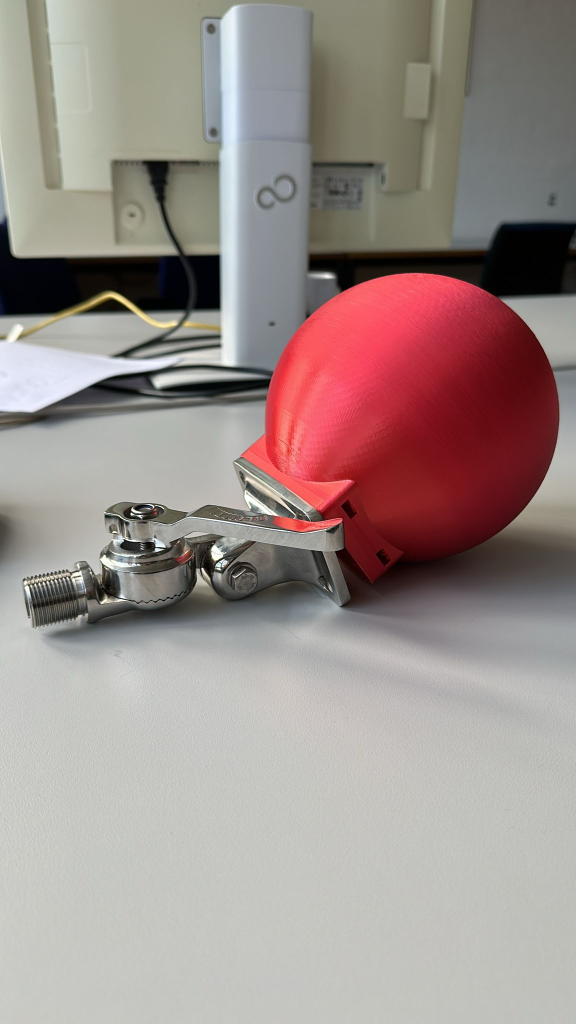
#> input picture notebooks/red_ball_img.jpg, 1152 x 2048 px, given in place of the camera (shown at 1/2 size)
$ python camera.py
#> lines starting #> are read from the running program, lines starting #| are printed output that depends on the picture; after the words box and inside, x2 and y2 are one past the last pixel; in counts of white or black regions, pixels touching at a corner belong together
import cv2
import numpy as np
import sys

class CircleDetector:
    def __init__(self, dp=1, min_dist=20, param1=50, param2=70, min_radius=10, max_radius=200,
                 hsv_lower_red1=(0, 50, 50), hsv_upper_red1=(10, 255, 255),
                 hsv_lower_red2=(170, 50, 50), hsv_upper_red2=(180, 255, 255),
                 blur_ksize=(5, 5), blur_sigma=0):

        # TODO: Assess min, max radius and min distance
        # TODO: Optimize hsv vlaues for OOI

        # Circle detection parameters
        self.dp = dp
        self.min_dist = min_dist
        self.param1 = param1
        self.param2 = param2
        self.min_radius = min_radius
        self.max_radius = max_radius

        # Red detection parameters in HSV
        self.hsv_lower_red1 = hsv_lower_red1
        self.hsv_upper_red1 = hsv_upper_red1
        self.hsv_lower_red2 = hsv_lower_red2
        self.hsv_upper_red2 = hsv_upper_red2

        # Blurring parameters
        self.blur_ksize = blur_ksize
        self.blur_sigma = blur_sigma

    def find_circles(self, frame):
        gray = cv2.cvtColor(frame, cv2.COLOR_BGR2GRAY)
        gray = cv2.GaussianBlur(gray, self.blur_ksize, self.blur_sigma)
        circles = cv2.HoughCircles(gray, cv2.HOUGH_GRADIENT, self.dp, self.min_dist, param1=self.param1, param2=self.param2, minRadius=self.min_radius, maxRadius=self.max_radius)
        if circles is not None:
            circles = np.uint16(np.around(circles))
            for i in circles[0, :]:
                # Draw the outer circle
                cv2.circle(frame, (i[0], i[1]), i[2], (0, 255, 0), 2)
                # Draw the center of the circle
                cv2.circle(frame, (i[0], i[1]), 2, (255, 0, 0), 3)
        cv2.imshow("Webcam", frame) # This will open an independent window
        return circles

    def recognize_red(self, frame):
        hsv = cv2.cvtColor(frame, cv2.COLOR_BGR2HSV)
        mask1 = cv2.inRange(hsv, self.hsv_lower_red1, self.hsv_upper_red1)
        mask2 = cv2.inRange(hsv, self.hsv_lower_red2, self.hsv_upper_red2)
        mask = cv2.bitwise_or(mask1, mask2)
        res = cv2.bitwise_and(frame, frame, mask=mask)

        cv2.imshow("Filtered", res)
        return res

    def mask_circle(self, res, center, radius):
        mask = np.zeros_like(res)
        cv2.circle(mask, center, radius, (255, 255, 255), thickness=-1)
        masked_img = cv2.bitwise_and(res, mask)
        return masked_img

    def count_red_pixels(self, res, circles):
        counts = []
        for circle in circles[0, :]:
            center = (circle[0], circle[1])
            radius = circle[2]
            masked_img = self.mask_circle(res, center, radius)
            count = np.sum(masked_img > 0) / (np.pi * radius ** 2)
            counts.append(count)
        return counts

    def find_most_red_circle(self, counts, circles):
        max_index = np.argmax(counts)
        max_circle = circles[0, max_index]
        return max_circle[0], max_circle[1], max_circle[2]  # x, y, radius


    def recognize_OOI(self, frame):
        circles = self.find_circles(frame)
        if circles is not None:
            res = self.recognize_red(frame)
            counts = self.count_red_pixels(res, circles)
            center_x, center_y, radius = self.find_most_red_circle(counts, circles)
            print(center_x, center_y, radius)
            return center_x, center_y, radius

    def circle_in_field_of_regard(self, ref_circle, circles):
        # Get the dimensions of the field of regard
        maxdist=20

        # Get the coordinates of the ref_circle
        xref = ref_circle[0]
        yref = ref_circle[1]

        goodcircles = np.copy(circles)

        #print(circles)
        i=0
        delindex = []

        for circle in circles[0, :]:
            x = circle[0]
            y = circle[1]
            if (xref-x)**2+(yref-y)**2>maxdist**2:
                #print((xref-x)**2+(yref-y)**2)
                delindex.append(i)
            i+=1

        goodcircles = np.delete(goodcircles, delindex, axis=1)

        if(goodcircles.size==0):
            return None

        #print(goodcircles)
        #print(circles)
        #cv2.waitKey(0)
        return goodcircles

    def track_OOI(self, ref_circle, frame):
        # # Create a VideoCapture object
        # cap = cv2.VideoCapture(0)

        lastcircle = ref_circle
        failcount = 0
        max_circle = None

        while True:
            # Capture frame-by-frame
            max_circle = None
            temp_frame = frame.copy()
            circles=self.find_circles(temp_frame)

            if circles is not None:
                print(circles)
                goodcircles = self.circle_in_field_of_regard(lastcircle, circles)
                if goodcircles is not None:
                    #print("if")
                    res = self.recognize_red(frame)
                    counts = self.count_red_pixels(res, goodcircles)
                    max_circle = self.find_most_red_circle(counts, goodcircles)
                    #print('\n')
                    lastcircle= max_circle
                    failcount = 0
                else:
                    #print("else")
                    failcount += 1
                    print(failcount)
                    if failcount>10:
                        break
            else:
                failcount += 1
                print(failcount)
                if failcount>10:
                    break

            #print(failcount)
            print(max_circle)

            if cv2.waitKey(1) & 0xFF == ord('q'):
                break


def main():
    # Initialize camera
    cap = cv2.VideoCapture(0)  # '0' is typically the default camera
    if not cap.isOpened():
        print("Error: Camera could not be accessed.")
        return

    detector = CircleDetector()
    # Set frame dimensions (optional)
    cap.set(cv2.CAP_PROP_FRAME_WIDTH, 640)
    cap.set(cv2.CAP_PROP_FRAME_HEIGHT, 480)

    while True:
        print("Recognizing OOI")
        # Read frame
        ret, frame = cap.read()
#> frame is the input picture: shape (2048, 1152, 3); mean B, G, R 139.7, 143.5, 157
        if not ret:
            print("Error: Cannot receive frame (stream end?). Exiting ...")
            break
        max_circle = detector.recognize_OOI(frame)
#> in find_circles, `gray = cv2.cvtColor(frame, cv2.COLOR_BGR2GRAY)`:
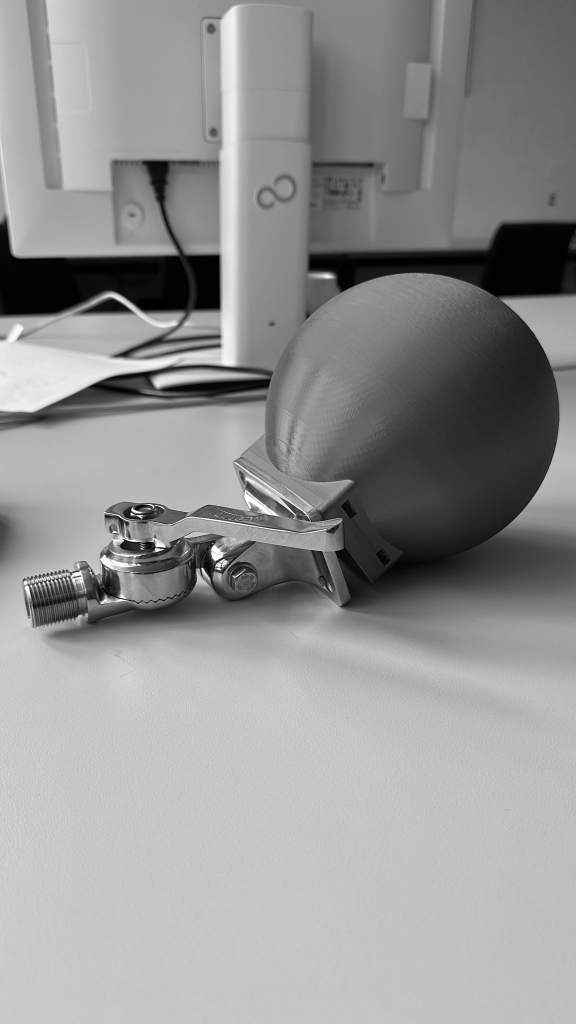
#> gray: shape (2048, 1152) (shown at 1/2 size); min 0, max 255, mean 147.1
#> in find_circles, `circles = cv2.HoughCircles(gray, cv2.HOUGH_GRADIENT, self.dp, self.min..`: circles = 28 rows, first 8: [297.5, 1138.5, 96], [300.5, 1074.5, 69.6], [529.5, 1084.5, 93.8], [499.5, 1109.5, 76.2], [467.5, 1155.5, 46.3], [322.5, 1146.5, 67.4], [425.5, 1076.5, 66.3], [623.5, 910.5, 99.3]
#> in find_circles, `circles = np.uint16(np.around(circles))`: circles = 28 rows, first 8: [298, 1138, 96], [300, 1074, 70], [530, 1084, 94], [500, 1110, 76], [468, 1156, 46], [322, 1146, 67], [426, 1076, 66], [624, 910, 99]
#> the loop in find_circles, `for i in circles[0, :]:` made 28 passes
#> i on passes 1 to 12: [298, 1138, 96], [300, 1074, 70], [530, 1084, 94], [500, 1110, 76], [468, 1156, 46], [322, 1146, 67], [426, 1076, 66], [624, 910, 99], [294, 1166, 84], [424, 1138, 56], [620, 872, 94], [278, 1066, 53]
#> after the loop in find_circles, `for i in circles[0, :]:`:
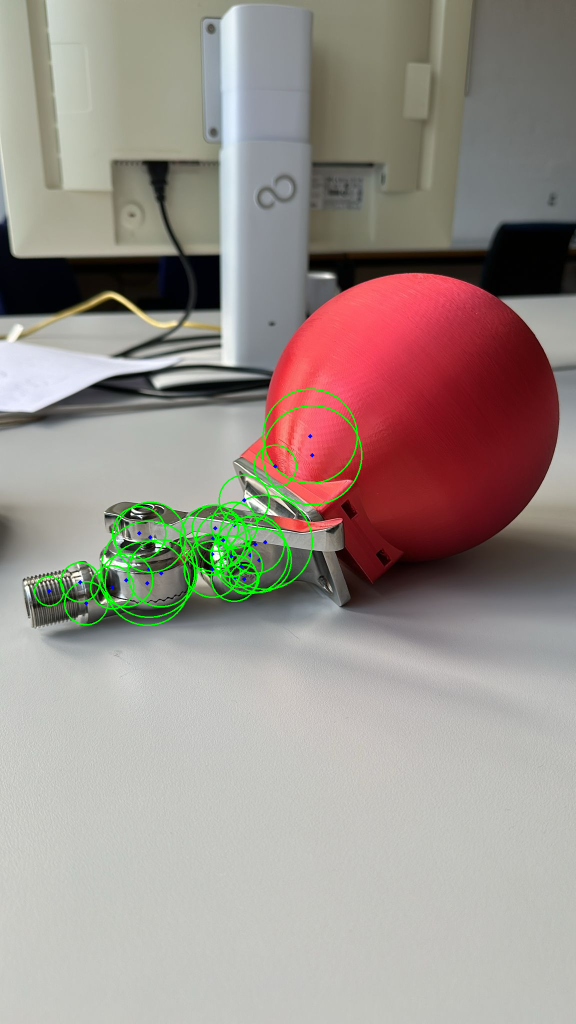
#> frame: shape (2048, 1152, 3) (shown at 1/2 size); 1.19% of pixels changed, all inside (x1, y1, x2, y2) = (68, 777, 725, 1252)
#> in recognize_red, `hsv = cv2.cvtColor(frame, cv2.COLOR_BGR2HSV)`: hsv: shape (2048, 1152, 3); mean H, S, V 59.2, 45.3, 160.6
#> in recognize_red, `mask1 = cv2.inRange(hsv, self.hsv_lower_red1, self.hsv_upper_red1)`:
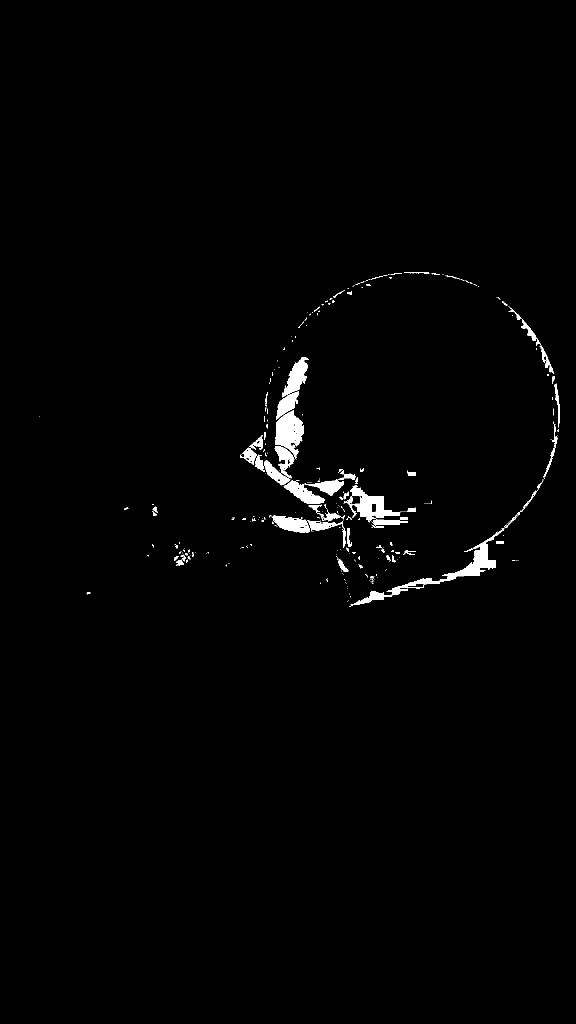
#> mask1: shape (2048, 1152) (shown at 1/2 size); 1.2% white; 299 white regions (233 under 20 px), largest, box (x1, y1, x2, y2) and area: (701, 959, 1088, 1212) 4976, (550, 821, 608, 918) 3237, (687, 970, 802, 1045) 3073
#> in recognize_red, `mask2 = cv2.inRange(hsv, self.hsv_lower_red2, self.hsv_upper_red2)`: mask2: shape (2048, 1152); 10.3% white; 122 white regions (97 under 20 px), largest, box (x1, y1, x2, y2) and area: (530, 546, 1117, 1166) 218748, (581, 813, 713, 965) 14327, (590, 780, 712, 860) 3099
#> in recognize_red, `mask = cv2.bitwise_or(mask1, mask2)`:
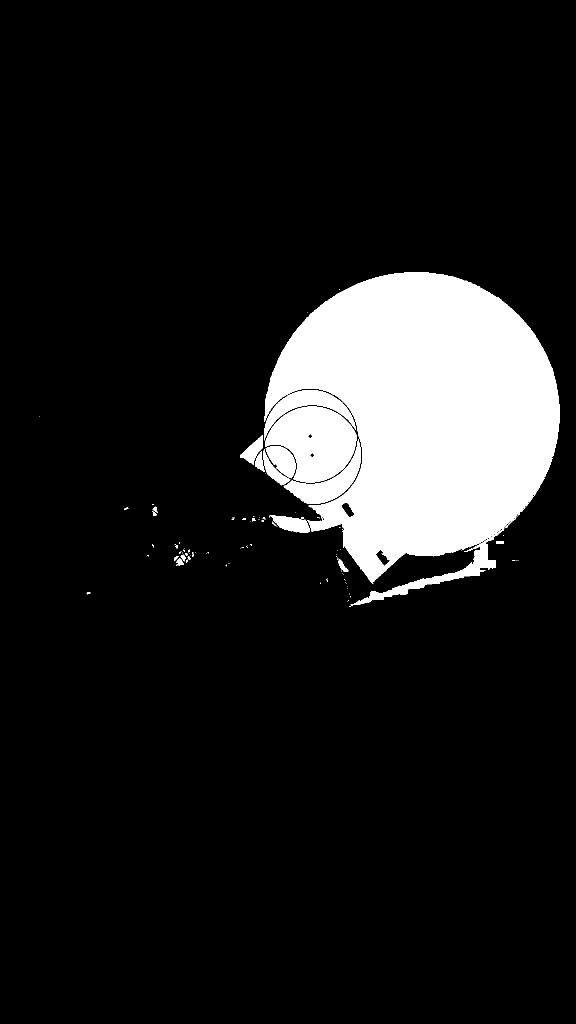
#> mask: shape (2048, 1152) (shown at 1/2 size); 11.6% white; 99 white regions (75 under 20 px), largest, box (x1, y1, x2, y2) and area: (529, 544, 1119, 1212) 235572, (530, 813, 713, 965) 18288, (567, 878, 722, 1008) 5880
#> in recognize_red, `res = cv2.bitwise_and(frame, frame, mask=mask)`:
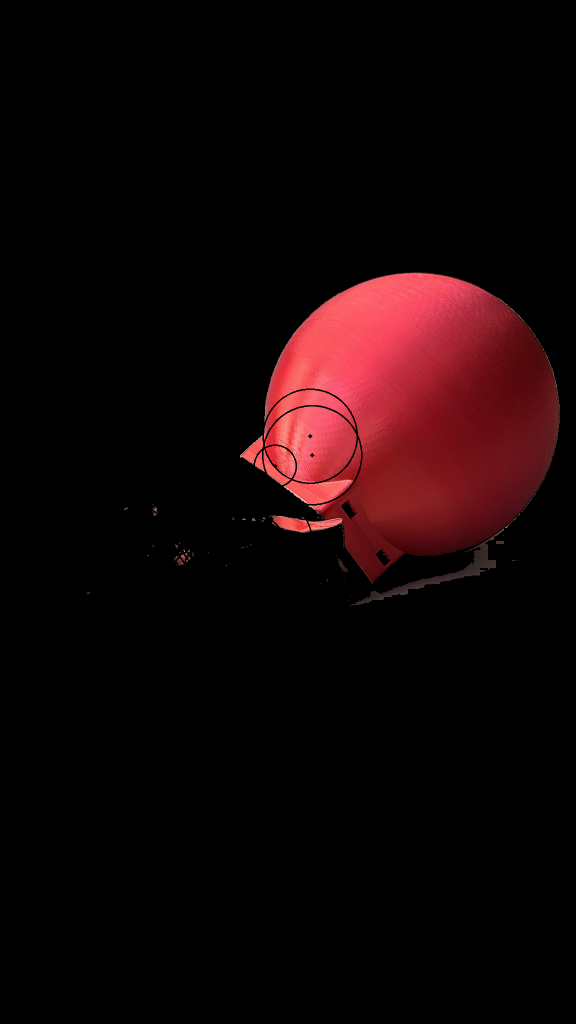
#> res: shape (2048, 1152, 3) (shown at 1/2 size); mean B, G, R 6.2, 5.2, 18.7
#> the loop in count_red_pixels, `for circle in circles[0, :]:` made 28 passes
#> (center, radius, count) on passes 1 to 12: ((298, 1138), 96, 0.0445), ((300, 1074), 70, 0.0448), ((530, 1084), 94, 0.204), ((500, 1110), 76, 0.0162), ((468, 1156), 46, 0.00361), ((322, 1146), 67, 0.0825), ((426, 1076), 66, 0.0285), ((624, 910), 99, 2.7), ((294, 1166), 84, 0.0265), ((424, 1138), 56, 0.0234), ((620, 872), 94, 2.78), ((278, 1066), 53, 0.0224)
#> pass 3, in mask_circle (call 3), `masked_img = cv2.bitwise_and(res, mask)`:
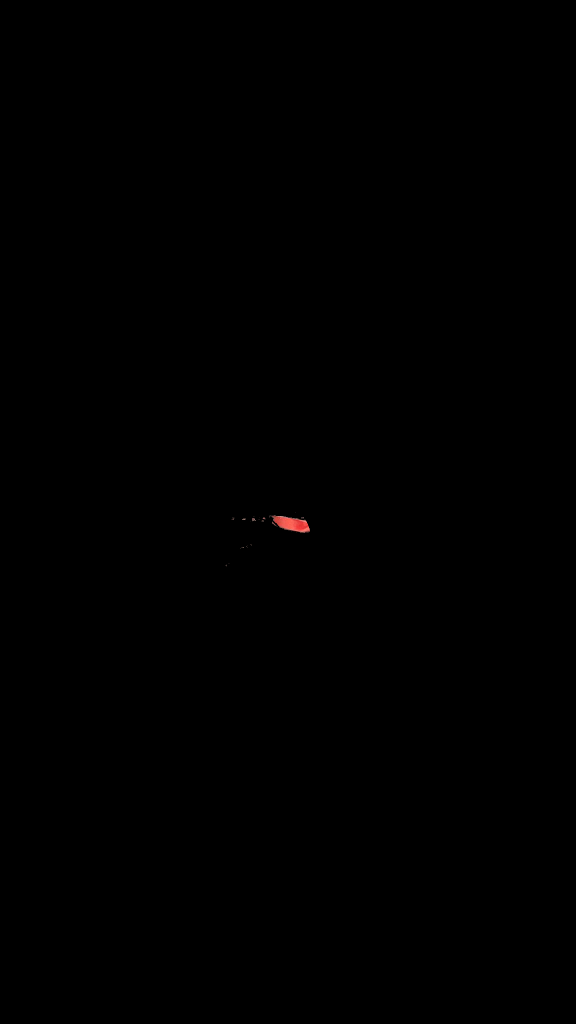
#> masked_img: shape (2048, 1152, 3) (shown at 1/2 size); mean B, G, R 0.1, 0.1, 0.2
#> after the loop in count_red_pixels, `for circle in circles[0, :]:`: counts = 28 values, max 2.78 at index 10, min 0 at index 15, mean 0.296
#> in find_most_red_circle, `max_index = np.argmax(counts)`: max_index = 10
#> in find_most_red_circle, `max_circle = circles[0, max_index]`: max_circle = [620, 872, 94]
#> in recognize_OOI, `center_x, center_y, radius = self.find_most_red_circle(counts, circles)`: center_x = 620; center_y = 872; radius = 94
#| 620 872 94
#> max_circle = (620, 872, 94)

        print(max_circle)
#| (620, 872, 94)
        if max_circle is not None:
            print("Tracking OOI")
            detector.track_OOI(max_circle, frame)
#> in find_circles (call 2), `circles = cv2.HoughCircles(gray, cv2.HOUGH_GRADIENT, self.dp, self.min..`: circles = 73 rows, first 8: [624.5, 909.5, 100.4], [293.5, 1166.5, 81.7], [529.5, 1084.5, 96], [297.5, 1139.5, 92.7], [620.5, 871.5, 91.6], [498.5, 1108.5, 79.5], [511.5, 1074.5, 111.4], [296.5, 1076.5, 71.8]
#> in find_circles (call 2), `circles = np.uint16(np.around(circles))`: circles = 73 rows, first 8: [624, 910, 100], [294, 1166, 82], [530, 1084, 96], [298, 1140, 93], [620, 872, 92], [498, 1108, 80], [512, 1074, 111], [296, 1076, 72]
#> the loop in find_circles (call 2), `for i in circles[0, :]:` made 73 passes
#> i on passes 1 to 12: [624, 910, 100], [294, 1166, 82], [530, 1084, 96], [298, 1140, 93], [620, 872, 92], [498, 1108, 80], [512, 1074, 111], [296, 1076, 72], [604, 896, 121], [424, 1138, 58], [550, 1082, 102], [278, 1066, 54]
#> after the loop in find_circles (call 2), `for i in circles[0, :]:`:
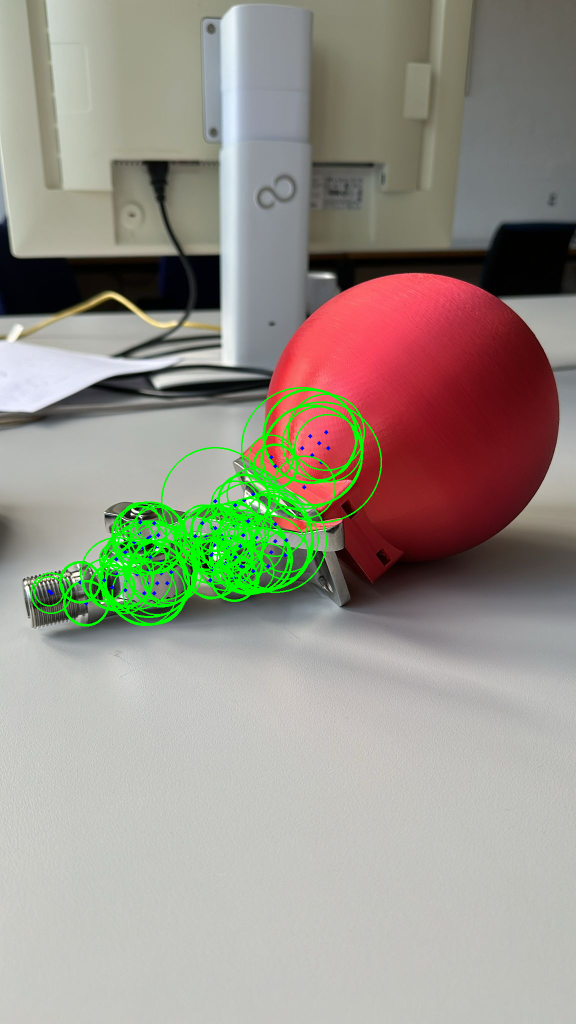
#> frame: shape (2048, 1152, 3) (shown at 1/2 size); 1.93% of pixels changed, all inside (x1, y1, x2, y2) = (61, 774, 764, 1253)
#> (printed output is left out)
#> in circle_in_field_of_regard, `xref = ref_circle[0]`: xref = 620
#> in circle_in_field_of_regard, `yref = ref_circle[1]`: yref = 872
#> in circle_in_field_of_regard, `goodcircles = np.copy(circles)`: goodcircles has the same summary as circles in find_circles
#> the loop in circle_in_field_of_regard, `for circle in circles[0, :]:` made 73 passes
#> (circle, x, y) on passes 1 to 12: ([624, 910, 100], 624, 910), ([294, 1166, 82], 294, 1166), ([530, 1084, 96], 530, 1084), ([298, 1140, 93], 298, 1140), ([620, 872, 92], 620, 872), ([498, 1108, 80], 498, 1108), ([512, 1074, 111], 512, 1074), ([296, 1076, 72], 296, 1076), ([604, 896, 121], 604, 896), ([424, 1138, 58], 424, 1138), ([550, 1082, 102], 550, 1082), ([278, 1066, 54], 278, 1066)
#> (x, y) on passes 61 to 66: (250, 1104), (404, 1046), (656, 896), (506, 1142), (390, 1072), (420, 1160)
#> after the loop in circle_in_field_of_regard, `for circle in circles[0, :]:`: delindex = 72 values from 0 to 72; i = 73
#> in circle_in_field_of_regard, `goodcircles = np.delete(goodcircles, delindex, axis=1)`: goodcircles = [[620, 872, 92]]
#> the loop in count_red_pixels (call 2), `for circle in circles[0, :]:` made 1 pass
#> (center, radius, count) on pass 1: ((620, 872), 92, 2.87)
#> in track_OOI, `counts = self.count_red_pixels(res, goodcircles)`: counts = [2.87]
#> in track_OOI, `max_circle = self.find_most_red_circle(counts, goodcircles)`: max_circle = (620, 872, 92)
#| (620, 872, 92)
#> (key q is pressed here)

        # Press 'q' to close the window
        if cv2.waitKey(1) & 0xFF == ord('q'):
#> (key q is pressed here)
            break

    # When everything done, release the capture
    cap.release()
    cv2.destroyAllWindows()


if __name__ == "__main__":
    try:
        main()
    except Exception as e:
        cv2.destroyAllWindows()
        cv2.waitKey(1)
